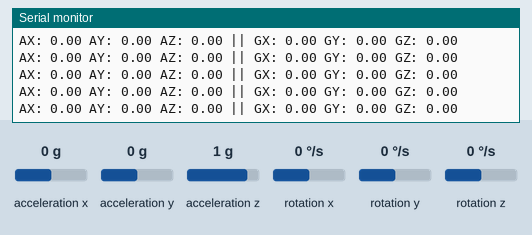
Recording of a program running on a simulated ESP32. Shown: the last lines printed to the serial monitor. Wiring (inferred from the names in the program): MPU-6050 motion sensor at I2C address 0x68. The test bench sets the inputs (shaded band); at power-on: acceleration x 0 g, acceleration y 0 g, acceleration z 1 g, rotation x 0 °/s, rotation y 0 °/s, rotation z 0 °/s.

Above: at 4.3 s.
4.4 s: acceleration x set to -1.4 g
At 4.75 s:
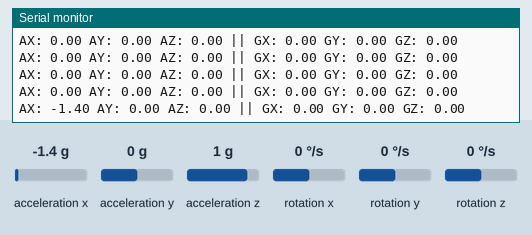
5.9 s: acceleration y set to -1.4 g
At 5.97 s:
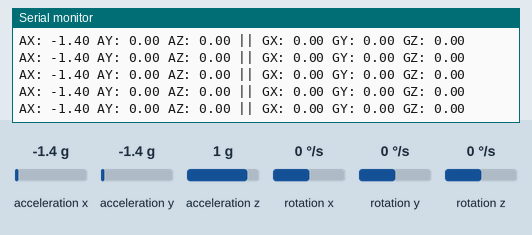
7.4 s: acceleration z set to -1.4 g
At 7.59 s:
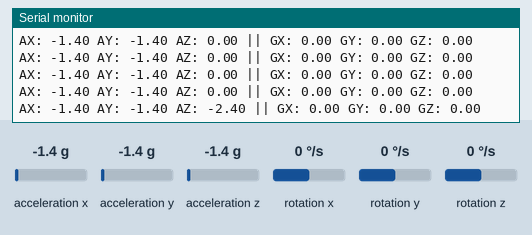
8.9 s: rotation x set to -192 °/s
At 9.01 s:
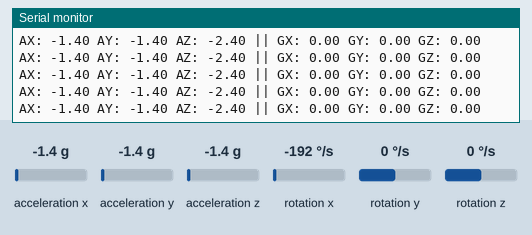
10.4 s: rotation y set to -192 °/s
At 10.44 s:
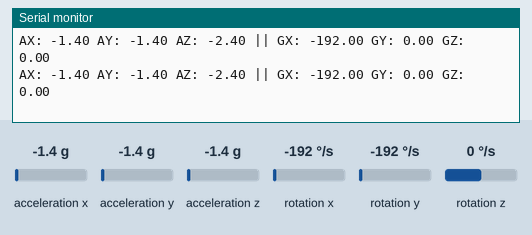

The program:

main.cpp
```cpp
#include <Arduino.h>
#include "config.h"
// #include "display_test.h"
// #include "led.h"
// #include "sdcard_test.h"
#include "mpu_test.h"

void setup() {
  Serial.begin(115200);


// ledInit();
// initDisplay();


// digitalWrite(TFT_CS, HIGH);
//   digitalWrite(SD_CS, LOW);
//   sdInit();
//   sdWriteTest();
//   sdReadTest();
//   digitalWrite(SD_CS, HIGH);
//   digitalWrite(TFT_CS, LOW);


 delay(1000);
  mpuInit();
  delay(500);
  mpuCalibrate();

}

void loop() {
// ledBlink(500);
// runDisplayTest();

  float ax, ay, az;
  float gx, gy, gz;

  mpuRead(ax, ay, az, gx, gy, gz);

  Serial.print("AX: "); Serial.print(ax);
  Serial.print(" AY: "); Serial.print(ay);
  Serial.print(" AZ: "); Serial.print(az);

  Serial.print(" || GX: "); Serial.print(gx);
  Serial.print(" GY: "); Serial.print(gy);
  Serial.print(" GZ: "); Serial.println(gz);

  delay(LOOP_MS);
}
```

config.h
```cpp
#pragma once

// first_led config

#define LED_PIN 2
#define SECOND_LED_PIN 5
///////

//display_test config
#define TFT_CS   15
#define TFT_DC   2
#define TFT_RST  4
//default:
// scl(clock) --> gpio 18
// mosi sda(data out)  --> gpio 23
// miso(data in) --> not used, leave unconnected
////

//sdCard_test config
#define SD_CS 17


///mpu6050_test config
#define PIN_SDA 21
#define PIN_SCL 22
#define MPU_ADDR 0x68

#define CALIB_SAMPLES 200
#define LOOP_MS 200
```

Measured:
- after the input at 4.4 s, the serial monitor: prints a new line after 0.19 s (image 1)
- after the input at 7.4 s, the serial monitor: prints a new line at once (image 3)
